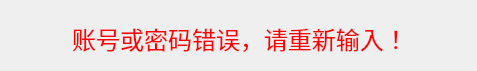
<?xml version="1.0" encoding="UTF-8"?>
<ui version="4.0">
 <class>Dialog_error</class>
 <widget class="QDialog" name="Dialog_error">
  <property name="geometry">
   <rect>
    <x>0</x>
    <y>0</y>
    <width>477</width>
    <height>71</height>
   </rect>
  </property>
  <property name="windowTitle">
   <string>Dialog</string>
  </property>
  <widget class="QLabel" name="label">
   <property name="geometry">
    <rect>
     <x>30</x>
     <y>20</y>
     <width>420</width>
     <height>39</height>
    </rect>
   </property>
   <property name="font">
    <font>
     <family>华文楷体</family>
     <pointsize>16</pointsize>
    </font>
   </property>
   <property name="text">
    <string>&lt;html&gt;&lt;head/&gt;&lt;body&gt;&lt;p align=&quot;center&quot;&gt;&lt;span style=&quot; font-size:18pt; color:#ff0000;&quot;&gt;账号或密码错误，请重新输入！&lt;/span&gt;&lt;/p&gt;&lt;/body&gt;&lt;/html&gt;</string>
   </property>
  </widget>
 </widget>
 <resources/>
 <connections/>
</ui>
